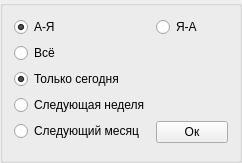
<?xml version="1.0" encoding="UTF-8"?>
<ui version="4.0">
 <class>SortBox</class>
 <widget class="QGroupBox" name="SortBox">
  <property name="windowModality">
   <enum>Qt::ApplicationModal</enum>
  </property>
  <property name="geometry">
   <rect>
    <x>0</x>
    <y>0</y>
    <width>242</width>
    <height>163</height>
   </rect>
  </property>
  <property name="sizePolicy">
   <sizepolicy hsizetype="Fixed" vsizetype="Fixed">
    <horstretch>0</horstretch>
    <verstretch>0</verstretch>
   </sizepolicy>
  </property>
  <property name="minimumSize">
   <size>
    <width>242</width>
    <height>163</height>
   </size>
  </property>
  <property name="maximumSize">
   <size>
    <width>242</width>
    <height>163</height>
   </size>
  </property>
  <property name="windowTitle">
   <string>Сортировка</string>
  </property>
  <layout class="QFormLayout" name="formLayout">
   <item row="2" column="0">
    <widget class="QRadioButton" name="todayRB">
     <property name="text">
      <string>Только сегодня</string>
     </property>
     <property name="checked">
      <bool>true</bool>
     </property>
     <attribute name="buttonGroup">
      <string notr="true">alphabetsort</string>
     </attribute>
    </widget>
   </item>
   <item row="3" column="0">
    <widget class="QRadioButton" name="weekRB">
     <property name="text">
      <string>Следующая неделя</string>
     </property>
     <attribute name="buttonGroup">
      <string notr="true">alphabetsort</string>
     </attribute>
    </widget>
   </item>
   <item row="4" column="0">
    <widget class="QRadioButton" name="monthRB">
     <property name="text">
      <string>Следующий месяц</string>
     </property>
     <attribute name="buttonGroup">
      <string notr="true">alphabetsort</string>
     </attribute>
    </widget>
   </item>
   <item row="1" column="0">
    <widget class="QRadioButton" name="allRB">
     <property name="text">
      <string>Всё</string>
     </property>
     <attribute name="buttonGroup">
      <string notr="true">alphabetsort</string>
     </attribute>
    </widget>
   </item>
   <item row="4" column="1">
    <widget class="QPushButton" name="okB">
     <property name="text">
      <string>Ок</string>
     </property>
    </widget>
   </item>
   <item row="0" column="0">
    <widget class="QRadioButton" name="AZcheck">
     <property name="text">
      <string>А-Я</string>
     </property>
     <property name="checked">
      <bool>true</bool>
     </property>
     <property name="autoExclusive">
      <bool>true</bool>
     </property>
     <attribute name="buttonGroup">
      <string notr="true">datesort</string>
     </attribute>
    </widget>
   </item>
   <item row="0" column="1">
    <widget class="QRadioButton" name="ZAcheck">
     <property name="text">
      <string>Я-А</string>
     </property>
     <attribute name="buttonGroup">
      <string notr="true">datesort</string>
     </attribute>
    </widget>
   </item>
  </layout>
 </widget>
 <resources/>
 <connections/>
 <buttongroups>
  <buttongroup name="alphabetsort"/>
  <buttongroup name="datesort"/>
 </buttongroups>
</ui>
